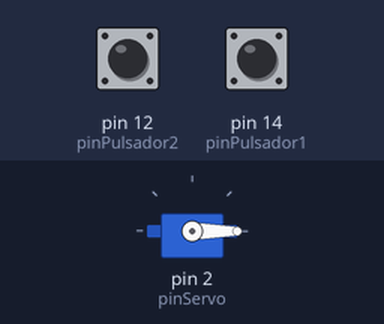
Simulated run of this sketch. Board: Arduino Uno, built with avr-gcc and run on an emulated ATmega328P. Shown: servo. The inputs (shaded band) are chosen by the test bench; at power-on: pin 14 (pinPulsador1) HIGH, pin 12 (pinPulsador2) HIGH.

Above: at 1.2 s.
1.3 s: pin 14 (pinPulsador1) pulled LOW for 0.15 s
At 2.5 s:
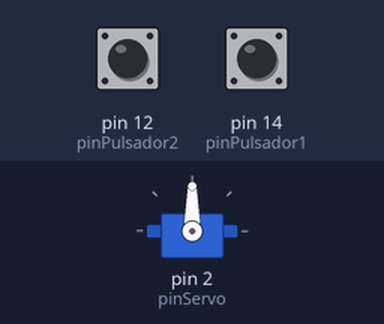
2.9 s: pin 14 (pinPulsador1) pulled LOW for 1 s
At 3.7 s:
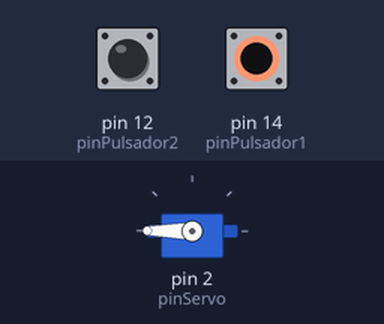
5.4 s: pin 14 (pinPulsador1) pulled LOW for 3.2 s
At 6.8 s:
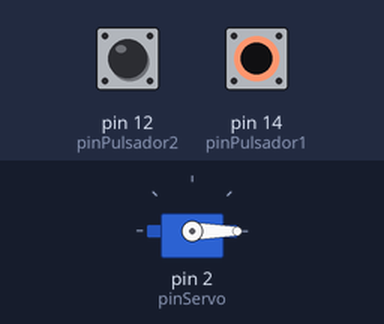
Timing chart, 0 to 8.4 s (numbered marks = the images above; inputs shaded):
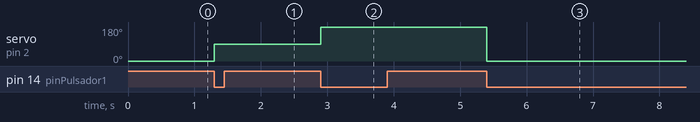

The sketch:

servo.ino
```cpp
#include <Servo.h>

Servo miServo;

// Pines de los pulsadores
const int pinPulsador1 = 14;      // Cambiar posición
const int pinPulsador2 = 12;      // Volver a 0°

const int pinServo = 2;           // Pin de control del servo SG90

// Posiciones en grados
int posiciones[] = {0, 90, 180};  // 0°, 90°, 180°
int posicionActual = 0;           // Índice de la posición actual
int posicionAnterior = 0;         // Para saber desde dónde se vuelve a 0°

// Variables para antirrebote
bool estadoAnterior1 = HIGH;
bool estadoAnterior2 = HIGH;

void setup() {
  miServo.attach(pinServo);
  pinMode(pinPulsador1, INPUT_PULLUP);
  pinMode(pinPulsador2, INPUT_PULLUP);
  miServo.write(posiciones[posicionActual]);          // Iniciar en 0°
}

void loop() {
  // Lectura de los pulsadores
  bool estadoActual1 = digitalRead(pinPulsador1);
  bool estadoActual2 = digitalRead(pinPulsador2);

  // Pulsador 1: Cambiar posición secuencial
  if (estadoActual1 == LOW && estadoAnterior1 == HIGH) {
    avanzarPosicion();
    delay(200);           // Antirrebote
  }

  // Pulsador 2: Volver a 0° desde cualquier posición
  if (estadoActual2 == LOW && estadoAnterior2 == HIGH) {
    volverA0();
    delay(200);           // Antirrebote
  }

  // Actualizar estados
  estadoAnterior1 = estadoActual1;
  estadoAnterior2 = estadoActual2;
}

void avanzarPosicion() {
  // Guardar la posición anterior antes de cambiar
  posicionAnterior = posicionActual;

  // Avanzar a la siguiente posición
  posicionActual = (posicionActual + 1) % 3;
  miServo.write(posiciones[posicionActual]);
  delay(500);           // Tiempo para que el servo complete el movimiento
}

void volverA0() {
  if (posicionActual != 0) {
    miServo.write(0);   // Mover a 0°

    // Ajustar el tiempo de delay según la posición anterior
    if (posicionAnterior == 1) {
      delay(500);       // Desde 90°
    } else if (posicionAnterior == 2) {
      delay(1000);      // Desde 180°
    }

    posicionActual = 0; // Resetear la posición
  }
}
```

Measured:
- after the input at 1.3 s, servo on pin 2 (pinServo): 0° → 90° at once
- after the input at 2.9 s, servo on pin 2 (pinServo): 90° → 180° at once
- after the input at 5.4 s, servo on pin 2 (pinServo): 180° → 0° at once
